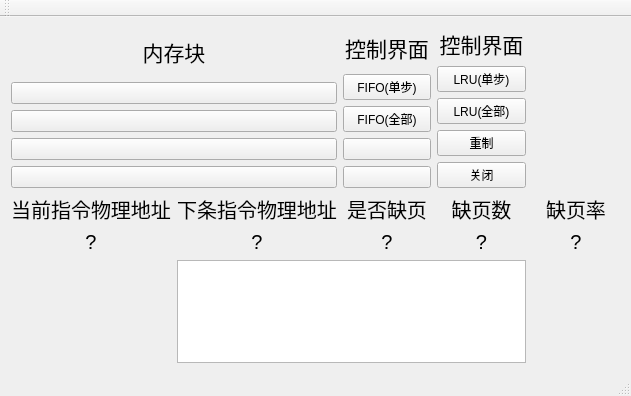
<?xml version="1.0" encoding="UTF-8"?>
<ui version="4.0">
 <class>MainWindow</class>
 <widget class="QMainWindow" name="MainWindow">
  <property name="geometry">
   <rect>
    <x>0</x>
    <y>0</y>
    <width>631</width>
    <height>396</height>
   </rect>
  </property>
  <property name="windowTitle">
   <string>MainWindow</string>
  </property>
  <widget class="QWidget" name="centralWidget">
   <layout class="QGridLayout" name="gridLayout">
    <item row="0" column="3">
     <layout class="QVBoxLayout" name="verticalLayout_6">
      <item>
       <widget class="QLabel" name="label_6">
        <property name="font">
         <font>
          <pointsize>16</pointsize>
         </font>
        </property>
        <property name="text">
         <string>控制界面</string>
        </property>
        <property name="alignment">
         <set>Qt::AlignCenter</set>
        </property>
       </widget>
      </item>
      <item>
       <widget class="QPushButton" name="one_step">
        <property name="text">
         <string>LRU(单步)</string>
        </property>
        <property name="checkable">
         <bool>false</bool>
        </property>
       </widget>
      </item>
      <item>
       <widget class="QPushButton" name="all_steps">
        <property name="text">
         <string>LRU(全部)</string>
        </property>
        <property name="checkable">
         <bool>false</bool>
        </property>
       </widget>
      </item>
      <item>
       <widget class="QPushButton" name="remake">
        <property name="text">
         <string>重制</string>
        </property>
        <property name="checkable">
         <bool>false</bool>
        </property>
       </widget>
      </item>
      <item>
       <widget class="QPushButton" name="close">
        <property name="text">
         <string>关闭</string>
        </property>
        <property name="checkable">
         <bool>false</bool>
        </property>
       </widget>
      </item>
     </layout>
    </item>
    <item row="0" column="2">
     <layout class="QVBoxLayout" name="verticalLayout_8">
      <item>
       <widget class="QLabel" name="label_8">
        <property name="font">
         <font>
          <pointsize>16</pointsize>
         </font>
        </property>
        <property name="text">
         <string>控制界面</string>
        </property>
        <property name="alignment">
         <set>Qt::AlignCenter</set>
        </property>
       </widget>
      </item>
      <item>
       <widget class="QPushButton" name="one_step_2">
        <property name="text">
         <string>FIFO(单步)</string>
        </property>
        <property name="checkable">
         <bool>false</bool>
        </property>
       </widget>
      </item>
      <item>
       <widget class="QPushButton" name="all_steps_2">
        <property name="text">
         <string>FIFO(全部)</string>
        </property>
        <property name="checkable">
         <bool>false</bool>
        </property>
       </widget>
      </item>
      <item>
       <widget class="QPushButton" name="remake_2">
        <property name="text">
         <string/>
        </property>
        <property name="checkable">
         <bool>false</bool>
        </property>
       </widget>
      </item>
      <item>
       <widget class="QPushButton" name="close_2">
        <property name="text">
         <string/>
        </property>
        <property name="checkable">
         <bool>false</bool>
        </property>
       </widget>
      </item>
     </layout>
    </item>
    <item row="0" column="0" colspan="2">
     <layout class="QVBoxLayout" name="verticalLayout">
      <item>
       <widget class="QLabel" name="label">
        <property name="font">
         <font>
          <pointsize>16</pointsize>
         </font>
        </property>
        <property name="text">
         <string>内存块</string>
        </property>
        <property name="alignment">
         <set>Qt::AlignCenter</set>
        </property>
       </widget>
      </item>
      <item>
       <widget class="QPushButton" name="block_1">
        <property name="text">
         <string/>
        </property>
        <property name="checkable">
         <bool>true</bool>
        </property>
       </widget>
      </item>
      <item>
       <widget class="QPushButton" name="block_2">
        <property name="text">
         <string/>
        </property>
        <property name="checkable">
         <bool>true</bool>
        </property>
       </widget>
      </item>
      <item>
       <widget class="QPushButton" name="block_3">
        <property name="text">
         <string/>
        </property>
        <property name="checkable">
         <bool>true</bool>
        </property>
       </widget>
      </item>
      <item>
       <widget class="QPushButton" name="block_4">
        <property name="text">
         <string/>
        </property>
        <property name="checkable">
         <bool>true</bool>
        </property>
       </widget>
      </item>
     </layout>
    </item>
    <item row="1" column="4">
     <layout class="QVBoxLayout" name="verticalLayout_5">
      <item>
       <widget class="QLabel" name="label_5">
        <property name="font">
         <font>
          <pointsize>15</pointsize>
         </font>
        </property>
        <property name="text">
         <string>缺页率</string>
        </property>
        <property name="alignment">
         <set>Qt::AlignCenter</set>
        </property>
       </widget>
      </item>
      <item>
       <widget class="QLabel" name="loss_rate">
        <property name="font">
         <font>
          <pointsize>15</pointsize>
         </font>
        </property>
        <property name="text">
         <string>?</string>
        </property>
        <property name="alignment">
         <set>Qt::AlignCenter</set>
        </property>
       </widget>
      </item>
     </layout>
    </item>
    <item row="1" column="3">
     <layout class="QVBoxLayout" name="verticalLayout_4">
      <item>
       <widget class="QLabel" name="label_4">
        <property name="font">
         <font>
          <pointsize>15</pointsize>
         </font>
        </property>
        <property name="text">
         <string>缺页数</string>
        </property>
        <property name="alignment">
         <set>Qt::AlignCenter</set>
        </property>
       </widget>
      </item>
      <item>
       <widget class="QLabel" name="loss_number">
        <property name="font">
         <font>
          <pointsize>15</pointsize>
         </font>
        </property>
        <property name="text">
         <string>?</string>
        </property>
        <property name="alignment">
         <set>Qt::AlignCenter</set>
        </property>
       </widget>
      </item>
     </layout>
    </item>
    <item row="1" column="2">
     <layout class="QVBoxLayout" name="verticalLayout_7">
      <item>
       <widget class="QLabel" name="label_7">
        <property name="font">
         <font>
          <pointsize>15</pointsize>
         </font>
        </property>
        <property name="text">
         <string>是否缺页</string>
        </property>
        <property name="alignment">
         <set>Qt::AlignCenter</set>
        </property>
       </widget>
      </item>
      <item>
       <widget class="QLabel" name="is_loss">
        <property name="font">
         <font>
          <pointsize>15</pointsize>
         </font>
        </property>
        <property name="text">
         <string>?</string>
        </property>
        <property name="alignment">
         <set>Qt::AlignCenter</set>
        </property>
       </widget>
      </item>
     </layout>
    </item>
    <item row="1" column="1">
     <layout class="QVBoxLayout" name="verticalLayout_3">
      <item>
       <widget class="QLabel" name="label_3">
        <property name="font">
         <font>
          <pointsize>15</pointsize>
         </font>
        </property>
        <property name="text">
         <string>下条指令物理地址</string>
        </property>
        <property name="alignment">
         <set>Qt::AlignCenter</set>
        </property>
       </widget>
      </item>
      <item>
       <widget class="QLabel" name="next_address">
        <property name="font">
         <font>
          <pointsize>15</pointsize>
         </font>
        </property>
        <property name="text">
         <string>?</string>
        </property>
        <property name="alignment">
         <set>Qt::AlignCenter</set>
        </property>
       </widget>
      </item>
     </layout>
    </item>
    <item row="1" column="0">
     <layout class="QVBoxLayout" name="verticalLayout_2">
      <item>
       <widget class="QLabel" name="label_2">
        <property name="font">
         <font>
          <pointsize>15</pointsize>
         </font>
        </property>
        <property name="text">
         <string>当前指令物理地址</string>
        </property>
        <property name="alignment">
         <set>Qt::AlignCenter</set>
        </property>
       </widget>
      </item>
      <item>
       <widget class="QLabel" name="now_address">
        <property name="font">
         <font>
          <pointsize>15</pointsize>
         </font>
        </property>
        <property name="text">
         <string>?</string>
        </property>
        <property name="alignment">
         <set>Qt::AlignCenter</set>
        </property>
       </widget>
      </item>
     </layout>
    </item>
    <item row="2" column="1" colspan="3">
     <widget class="QTextBrowser" name="textBrowser"/>
    </item>
   </layout>
  </widget>
  <widget class="QMenuBar" name="menuBar">
   <property name="geometry">
    <rect>
     <x>0</x>
     <y>0</y>
     <width>631</width>
     <height>22</height>
    </rect>
   </property>
  </widget>
  <widget class="QToolBar" name="mainToolBar">
   <attribute name="toolBarArea">
    <enum>TopToolBarArea</enum>
   </attribute>
   <attribute name="toolBarBreak">
    <bool>false</bool>
   </attribute>
  </widget>
  <widget class="QStatusBar" name="statusBar"/>
 </widget>
 <layoutdefault spacing="6" margin="11"/>
 <resources/>
 <connections/>
</ui>
